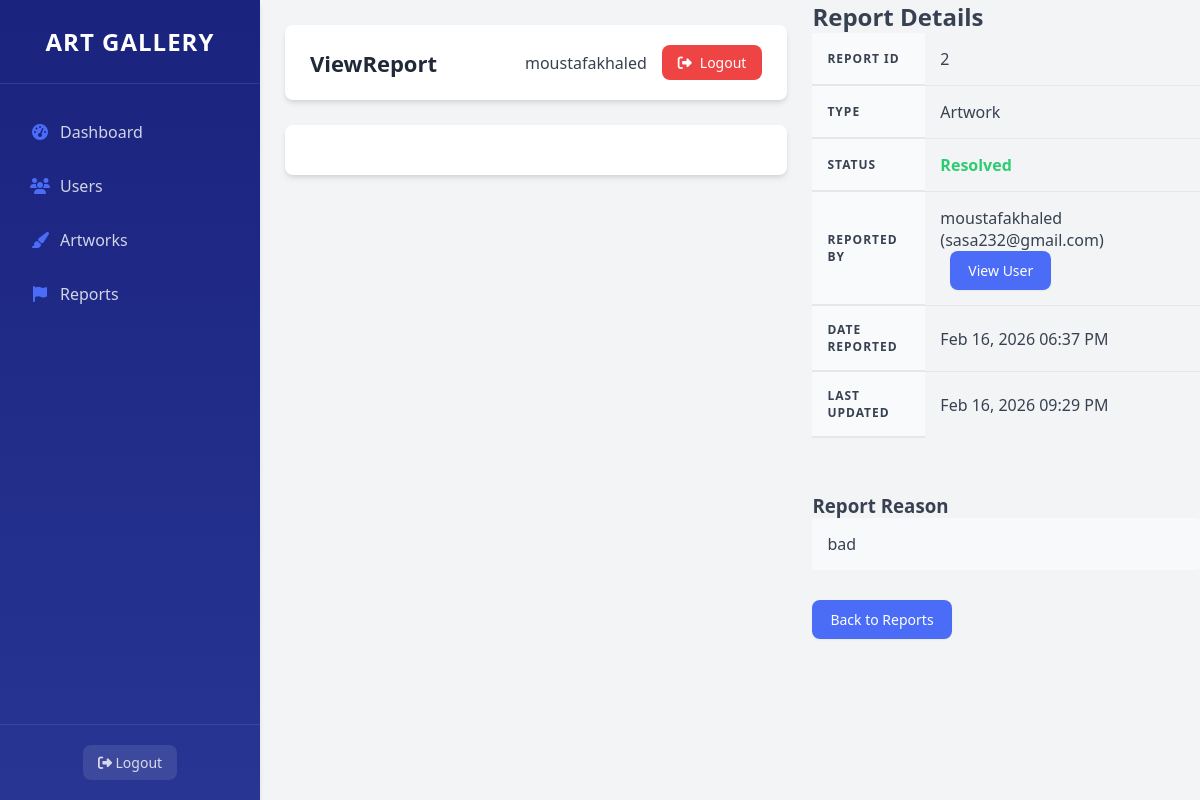
The page /index.php?controller=admin&action=viewReport&id=2 (signed in) on the database its author committed.
### tables this page shows
CREATE TABLE `reports` (
  `id` int(11) NOT NULL,
  `reporter_id` int(11) NOT NULL,
  `reported_user_id` int(11) DEFAULT NULL,
  `artwork_id` int(11) DEFAULT NULL,
  `report_type` enum('user','artwork','other') NOT NULL,
  `reason` text NOT NULL,
  `status` enum('pending','resolved','rejected') DEFAULT 'pending',
  `admin_notes` text DEFAULT NULL,
  `created_at` datetime DEFAULT current_timestamp(),
  `updated_at` datetime DEFAULT NULL
);

CREATE TABLE `users` (
  `id` int(11) NOT NULL,
  `name` varchar(100) NOT NULL,
  `email` varchar(100) NOT NULL,
  `password` varchar(255) NOT NULL,
  `role` enum('viewer','artist','admin','advisor') DEFAULT 'viewer',
  `created_at` datetime DEFAULT current_timestamp(),
  `profile_image` varchar(255) DEFAULT NULL
);

### models/Database.php (called while the page is built, shortened)
<?php
class Database {
    private $host = DB_HOST;
    private $user = DB_USER;
    private $pass = DB_PASS;
    private $dbname = DB_NAME;
    private $connection;
    private function connectDB() {
        try {
            $this->connection = new mysqli($this->host, $this->user, $this->pass, $this->dbname);
            return true;
        } catch (Exception $e) {
            $this->error = "Connection error: " . $e->getMessage();
            return false;
        }
    }
    private function createUsersTable() {
        $sql = "
        CREATE TABLE IF NOT EXISTS users (
            id INT AUTO_INCREMENT PRIMARY KEY,
            name VARCHAR(100) NOT NULL,
            email VARCHAR(100) NOT NULL UNIQUE,
            password VARCHAR(255) NOT NULL,
            role ENUM('viewer', 'artist', 'admin') DEFAULT 'viewer',
            created_at DATETIME DEFAULT CURRENT_TIMESTAMP
        ) ENGINE=InnoDB;
        ";
        return $this->connection->query($sql);
    }
    private function createArtworksTable() {
        $sql = "
        CREATE TABLE IF NOT EXISTS artworks (
            id INT AUTO_INCREMENT PRIMARY KEY,
            title VARCHAR(100) NOT NULL,
            description TEXT,
            image_path VARCHAR(255) NOT NULL,
            price DECIMAL(10,2) NOT NULL DEFAULT 0.00,
            user_id INT NOT NULL,
            status ENUM('available', 'sold') DEFAULT 'available',
            created_at DATETIME DEFAULT CURRENT_TIMESTAMP,
            FOREIGN KEY (user_id) REFERENCES users(id) ON DELETE CASCADE
        ) ENGINE=InnoDB;
        ";
        return $this->connection->query($sql);
    }
    private function createSubscribersTable() {
        $sql = "
        CREATE TABLE IF NOT EXISTS subscribers (
            id INT AUTO_INCREMENT PRIMARY KEY,
            artist_id INT NOT NULL,
            subscriber_id INT NOT NULL,
            created_at DATETIME DEFAULT CURRENT_TIMESTAMP,
            FOREIGN KEY (artist_id) REFERENCES users(id) ON DELETE CASCADE,
            FOREIGN KEY (subscriber_id) REFERENCES users(id) ON DELETE CASCADE,
            UNIQUE KEY artist_subscriber (artist_id, subscriber_id)
        ) ENGINE=InnoDB;
        ";
        return $this->connection->query($sql);
    }
    private function createFriendsTable() {
        $sql = "
        CREATE TABLE IF NOT EXISTS friends (
            id INT AUTO_INCREMENT PRIMARY KEY,
            user_id INT NOT NULL,
            friend_id INT NOT NULL,
            status ENUM('pending', 'accepted', 'rejected') DEFAULT 'pending',
            created_at DATETIME DEFAULT CURRENT_TIMESTAMP,
            FOREIGN KEY (user_id) REFERENCES users(id) ON DELETE CASCADE,
            FOREIGN KEY (friend_id) REFERENCES users(id) ON DELETE CASCADE,
            UNIQUE KEY unique_friendship (user_id, friend_id)
        ) ENGINE=InnoDB;
        ";
        return $this->connection->query($sql);
    }
    private function createSubscriptionsTable() {
        $sql = "
        CREATE TABLE IF NOT EXISTS subscriptions (
            id INT AUTO_INCREMENT PRIMARY KEY,
            user_id INT NOT NULL,
            artist_id INT NOT NULL,
            created_at DATETIME DEFAULT CURRENT_TIMESTAMP,
            FOREIGN KEY (user_id) REFERENCES users(id) ON DELETE CASCADE,
            FOREIGN KEY (artist_id) REFERENCES users(id) ON DELETE CASCADE,
            UNIQUE KEY unique_subscription (user_id, artist_id)
        ) ENGINE=InnoDB;
        ";
        return $this->connection->query($sql);
    }
    public function query($sql) {
        $result = $this->connection->query($sql);
        return $result;
    }
}
?>

### models/BaseModel.php (called while the page is built, shortened)
<?php
class BaseModel {
    public function __construct() {
        $this->db = new Database();
    }
}
?>

### models/Admin.php (called while the page is built, shortened)
<?php
class Admin extends BaseModel {
    public function getReportById($reportId) {
        $sql = "SELECT r.*,
                u1.name as reporter_name, u1.email as reporter_email,
                u2.name as reported_user_name, u2.email as reported_user_email,
                a.title as artwork_title, a.image_path as artwork_image
                FROM reports r
                JOIN users u1 ON r.reporter_id = u1.id
                LEFT JOIN users u2 ON r.reported_user_id = u2.id
                LEFT JOIN artworks a ON r.artwork_id = a.id
                WHERE r.id = {$reportId}";
        $result = $this->db->query($sql);
        if ($result && $result->num_rows > 0) {
            return $result->fetch_assoc();
        }
        return null;
    }
}
?>

### views/admin/view-report.php (the view, shortened to what this page needs)
<div class="report-details">
    <h2>Report Details</h2>
    <div style="display: flex; gap: 20px; margin-bottom: 30px;">
        <div style="flex: 2;">
            <table class="data-table">
                <tr>
                    <th>Report ID</th>
                    <td><?php echo $report['id']; ?></td>
                </tr>
                <tr>
                    <th>Type</th>
                    <td><?php echo ucfirst($report['report_type']); ?></td>
                </tr>
                <tr>
                    <th>Status</th>
                    <td>
                        <?php
                        $statusColor = '';
                        switch ($report['status']) {
                            case 'resolved':
                                $statusColor = '#2ecc71';
                                break;
                        }
                        ?>
                        <span style="color: <?php echo $statusColor; ?>; font-weight: bold;">
                            <?php echo ucfirst($report['status']); ?>
                        </span>
                    </td>
                </tr>
                <tr>
                    <th>Reported By</th>
                    <td>
                        <?php echo $report['reporter_name']; ?> (<?php echo $report['reporter_email']; ?>)
                        <a href="<?php echo BASE_URL; ?>index.php?controller=admin&action=viewUser&id=<?php echo $report['reporter_id']; ?>" class="btn btn-primary btn-sm" style="margin-left: 10px;">View User</a>
                    </td>
                </tr>
                <tr>
                    <th>Date Reported</th>
                    <td><?php echo date('M d, Y h:i A', strtotime($report['created_at'])); ?></td>
                </tr>
                <?php if ($report['updated_at']): ?>
                <tr>
                    <th>Last Updated</th>
                    <td><?php echo date('M d, Y h:i A', strtotime($report['updated_at'])); ?></td>
                </tr>
                <?php endif; ?>
            </table>
        </div>
    </div>
    <div style="margin-bottom: 30px;">
        <h3>Report Reason</h3>
        <div style="background-color: #f8f9fa; padding: 15px; border-radius: 4px;">
            <?php echo nl2br(htmlspecialchars($report['reason'])); ?>
        </div>
    </div>
    <?php if ($report['status'] == 'pending'): ?>
    <div style="margin-bottom: 30px;">
        <h3>Actions</h3>
        <form action="<?php echo BASE_URL; ?>index.php?controller=admin&action=updateReport" method="post">
            <input type="hidden" name="report_id" value="<?php echo $report['id']; ?>">
            <div class="form-group">
                <label for="admin_notes">Admin Notes:</label>
                <textarea name="admin_notes" id="admin_notes" class="form-control" rows="5"><?php echo isset($report['admin_notes']) ? $report['admin_notes'] : ''; ?></textarea>
            </div>
            <div class="form-group">
                <button type="submit" name="status" value="resolved" class="btn btn-success">Mark as Resolved</button>
                <button type="submit" name="status" value="rejected" class="btn btn-danger">Reject Report</button>
                <a href="<?php echo BASE_URL; ?>index.php?controller=admin&action=reports" class="btn btn-primary">Back to Reports</a>
            </div>
        </form>
    </div>
    <?php else: ?>
    <div>
        <a href="<?php echo BASE_URL; ?>index.php?controller=admin&action=reports" class="btn btn-primary">Back to Reports</a>
    </div>
    <?php endif; ?>
</div>

### public/css/styles.css (style rules this page uses)
* { box-sizing: border-box; margin: 0; padding: 0; }
:root { --primary-color: #4a6cf7; --secondary-color: #6b7280; --success-color: #10b981; --danger-color: #ef4444; --warning-color: #f59e0b; --info-color: #3b82f6; --dark-color: #1f2937; --light-color: #f9fafb; --border-color: #e5e7eb; --text-color: #374151; --text-muted: #6b7280; --sidebar-width: 260px; --header-height: 70px; --border-radius: 8px; --box-shadow: 0 4px 6px -1px rgba(0, 0, 0, 0.1), 0 2px 4px -1px rgba(0, 0, 0, 0.06); --transition: all 0.3s ease; }
body { font-family: 'Segoe UI', Tahoma, Geneva, Verdana, sans-serif; background-color: #f3f4f6; color: var(--text-color); display: flex; min-height: 100vh; overflow-x: hidden; }
.data-table { width: 100%; border-collapse: separate; border-spacing: 0; margin-bottom: 25px; }
.data-table th, .data-table td { padding: 15px; text-align: left; }
.data-table th { background-color: #f9fafb; font-weight: 600; color: var(--text-color); text-transform: uppercase; font-size: 12px; letter-spacing: 1px; border-bottom: 2px solid var(--border-color); }
.data-table td { border-bottom: 1px solid var(--border-color); color: var(--text-color); vertical-align: middle; }
.data-table tr:last-child td { border-bottom: none; }
.btn { display: inline-flex; align-items: center; justify-content: center; padding: 10px 18px; border-radius: var(--border-radius); text-decoration: none; font-size: 14px; font-weight: 500; cursor: pointer; border: none; transition: var(--transition); box-shadow: 0 1px 2px 0 rgba(0, 0, 0, 0.05); }
.btn-primary { background-color: var(--primary-color); color: white; }

### rows shown on the page
reports: id "2", report_type "Artwork", status "Resolved", reporter.name "moustafakhaled", reporter.email "sasa232@gmail.com", created_at "Feb 16, 2026 06:37 PM", updated_at "Feb 16, 2026 09:29 PM", reason "bad"

### other values the page prints
$action "ViewReport"
$_SESSION['user_name'] "moustafakhaled"
